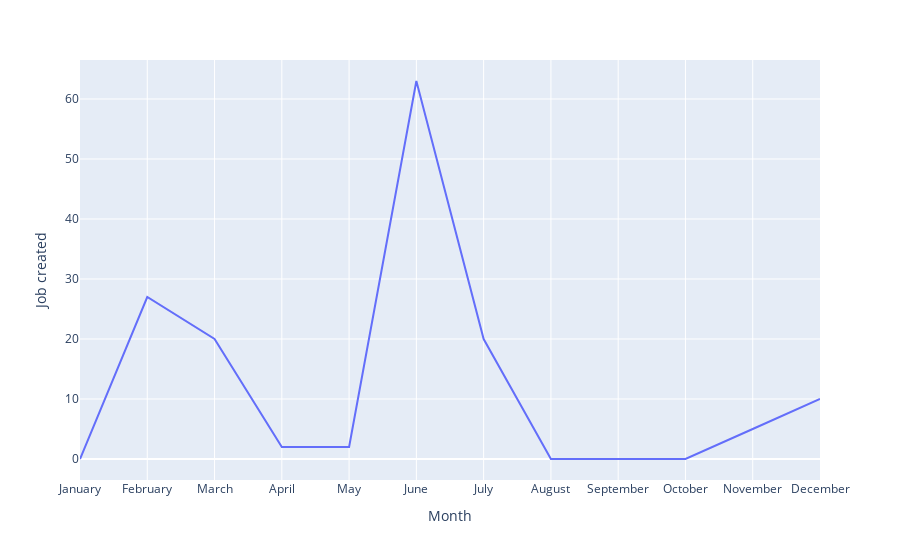

Source (notebook cell):
### Code cell
px.line(data_frame=df_4, y='Job created', x='Month')

### Figure 1 — Plotly figure (JSON) as saved in the notebook; plotly's stock layout.template omitted (floating-point values rounded to 4 significant figures)
{"data": [{"hovertemplate": "Month=%{x}<br>Job created=%{y}<extra></extra>", "legendgroup": "", "line": {"color": "#636efa", "dash": "solid"}, "marker": {"symbol": "circle"}, "mode": "lines", "name": "", "orientation": "v", "showlegend": false, "type": "scatter", "x": ["January", "February", "March", "April", "May", "June", "July", "August", "September", "October", "November", "December"], "xaxis": "x", "y": [0, 27, 20, 2, 2, 63, 20, 0, 0, 0, 5, 10], "yaxis": "y"}], "layout": {"legend": {"tracegroupgap": 0}, "margin": {"t": 60}, "xaxis": {"anchor": "y", "domain": [0, 1], "title": {"text": "Month"}}, "yaxis": {"anchor": "x", "domain": [0, 1], "title": {"text": "Job created"}}}}
